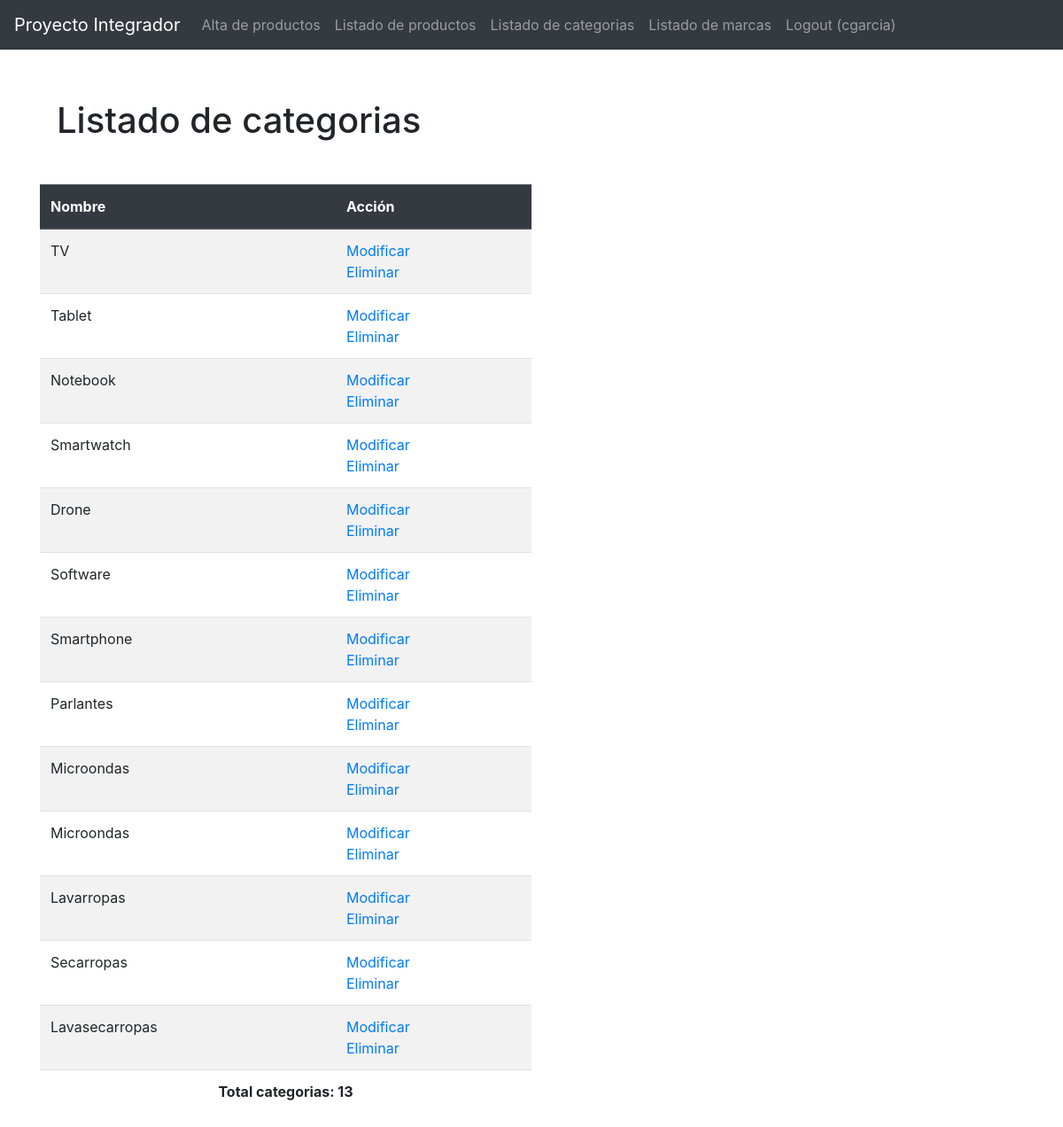
Screenshot of /categorias_listado.php (signed in) with the database file from the repository.
### tables this page shows
CREATE TABLE `categorias` (
  `id_categoria` int(10) UNSIGNED NOT NULL,
  `nombre` varchar(50) NOT NULL
);

### categorias_listado.php (the view, shortened to what this page needs)
<?php
require_once 'encabezado.php';
$link = mysqli_connect(DB_HOST, DB_USER, DB_PASSWORD, DB_DATABASE);
mysqli_set_charset($link, DB_CHARSET);
$sql = 'SELECT * FROM categorias';
$rs = mysqli_query($link, $sql);
$num_filas = mysqli_num_rows($rs);
?>
<br>
<table class="table table-striped col-md-6">
  <thead class="thead-dark">
    <tr>
      <th scope="col">Nombre</th>
      <th scope="col">Acción</th>
    </tr>
  </thead>
  <?php
  while ($fila = mysqli_fetch_assoc($rs)) {
  ?>
      <tr>
        <td><?= $fila['nombre'] ?></td>
          <td>
            <a href='categorias_alta.php?id_categoria=<?=$fila['id_categoria']?>'>Modificar</a>
            <br>
            <a href='categorias_eliminar.php?id_categoria=<?=$fila['id_categoria']?>' onclick="return confirm('Estas segur@ de eliminar?');">Eliminar</a>
          </td>
      </tr>
  <?php
  }
  ?>
      <tr>
          <th colspan='2' style='text-align:center;'>Total categorias: <?= $num_filas ?></th>
      </tr>
</table>
  <?php
  require_once 'pie.php';

### css/estilos.css (style rules this page uses)
body { padding-top: 5rem; }

### rows the page displays
categorias: nombre "TV"
categorias: nombre "Tablet"
categorias: nombre "Notebook"
categorias: nombre "Smartwatch"
categorias: nombre "Drone"
categorias: nombre "Software"
categorias: nombre "Smartphone"
categorias: nombre "Parlantes"
categorias: nombre "Microondas"
categorias: nombre "Microondas"
categorias: nombre "Lavarropas"
categorias: nombre "Secarropas"
categorias: nombre "Lavasecarropas"

### other values shown
$titulo "Listado de categorias"
$usuario_logueado "cgarcia"
$num_filas "13"
